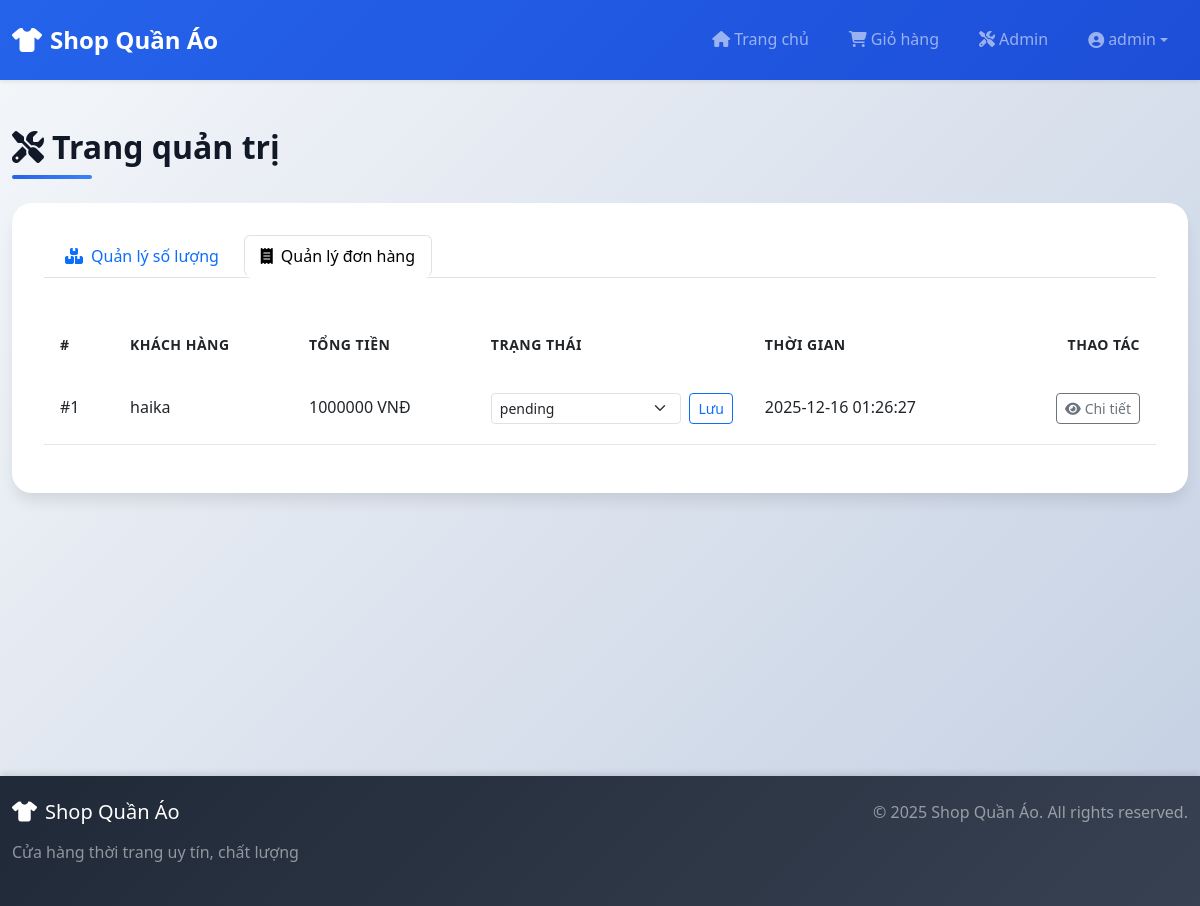
Page /admin/orders (signed in) on the committed database.
### tables this page shows
CREATE TABLE orders (
        id INTEGER PRIMARY KEY AUTOINCREMENT,
        user_id INTEGER,        -- người mua
        total_amount INTEGER,   -- tổng tiền đơn hàng
        created_at TEXT,        -- thời gian tạo
        status TEXT DEFAULT 'completed', -- trạng thái đơn
        FOREIGN KEY (user_id) REFERENCES users(id)
    );

CREATE TABLE users (
        id INTEGER PRIMARY KEY AUTOINCREMENT,
        fullname TEXT,
        email TEXT,
        phone TEXT,
        address TEXT,
        username TEXT UNIQUE,
        password TEXT,
        role TEXT DEFAULT 'user'   -- 'admin' hoặc 'user'
    );

### app.py (the view)
@app.route("/admin/orders")
def admin_orders():
    if session.get("role") != "admin":
        return "URL không khả dụng - bạn không có quyền truy cập trang quản trị.", 403
    conn = get_db()
    c = conn.cursor()
    c.execute(
        """
        SELECT o.id, o.total_amount, o.created_at, o.status, u.username
        FROM orders o
        JOIN users u ON o.user_id = u.id
        ORDER BY o.created_at DESC
        """
    )
    orders = c.fetchall()
    return render_template("admin_orders.html", orders=orders, active_tab="orders")

### app.py (called while the page is built)
def get_db():
    if 'db' not in g:
        g.db = sqlite3.connect(current_app.config['DATABASE'])
        g.db.row_factory = sqlite3.Row
    return g.db

### templates/admin_orders.html
{% extends "base.html" %}
{% block content %}
<div class="admin-header mb-4">
    <h2 class="section-title">
        <i class="fas fa-tools me-2"></i>Trang quản trị
    </h2>
    <div class="section-divider"></div>
</div>
<div class="admin-container">
    <ul class="nav nav-tabs mb-4" role="tablist">
        <li class="nav-item" role="presentation">
            <a class="nav-link {% if active_tab == 'inventory' %}active{% endif %}" href="/admin">
                <i class="fas fa-boxes me-2"></i>Quản lý số lượng
            </a>
        </li>
        <li class="nav-item" role="presentation">
            <a class="nav-link {% if active_tab == 'orders' %}active{% endif %}" href="/admin/orders">
                <i class="fas fa-receipt me-2"></i>Quản lý đơn hàng
            </a>
        </li>
    </ul>
    {% if orders %}
    <div class="table-responsive">
        <table class="table admin-table">
            <thead>
            <tr>
                <th>#</th>
                <th>Khách hàng</th>
                <th>Tổng tiền</th>
                <th>Trạng thái</th>
                <th>Thời gian</th>
                <th class="text-end">Thao tác</th>
            </tr>
            </thead>
            <tbody>
            {% for o in orders %}
            <tr>
                <td>#{{ o['id'] }}</td>
                <td>{{ o['username'] }}</td>
                <td>{{ o['total_amount']|int }} VNĐ</td>
                <td>
                    <form method="post" action="/admin/orders/{{ o['id'] }}/status" class="d-flex align-items-center gap-2">
                        <select name="status" class="form-select form-select-sm">
                            {% set statuses = ['pending', 'processing', 'completed', 'cancelled'] %}
                            {% for st in statuses %}
                                <option value="{{ st }}" {% if o['status'] == st %}selected{% endif %}>{{ st }}</option>
                            {% endfor %}
                        </select>
                        <button type="submit" class="btn btn-sm btn-outline-primary">
                            Lưu
                        </button>
                    </form>
                </td>
                <td>{{ o['created_at'] }}</td>
                <td class="text-end">
                    <a href="/admin/orders/{{ o['id'] }}" class="btn btn-sm btn-outline-secondary">
                        <i class="fas fa-eye me-1"></i>Chi tiết
                    </a>
                </td>
            </tr>
            {% endfor %}
            </tbody>
        </table>
    </div>
    {% else %}
    <p class="text-muted">Chưa có đơn hàng nào.</p>
    {% endif %}
</div>
{% endblock %}

### static/css/style.css (style rules this page uses)
:root { --primary-color: #2563eb; --primary-dark: #1d4ed8; --primary-light: #3b82f6; --secondary-color: #10b981; --danger-color: #ef4444; --warning-color: #f59e0b; --dark-color: #1f2937; --light-color: #f9fafb; --border-color: #e5e7eb; --text-dark: #111827; --text-muted: #6b7280; --shadow-sm: 0 1px 2px 0 rgba(0, 0, 0, 0.05); --shadow-md: 0 4px 6px -1px rgba(0, 0, 0, 0.1); --shadow-lg: 0 10px 15px -3px rgba(0, 0, 0, 0.1); --shadow-xl: 0 20px 25px -5px rgba(0, 0, 0, 0.1); --transition: all 0.3s ease; }
* { margin: 0; padding: 0; box-sizing: border-box; }
body { font-family: 'Segoe UI', Tahoma, Geneva, Verdana, sans-serif; background: linear-gradient(135deg, #f5f7fa 0%, #c3cfe2 100%); min-height: 100vh; color: var(--text-dark); line-height: 1.6; }
.nav-link { font-weight: 500; transition: var(--transition); padding: 0.5rem 1rem !important; border-radius: 8px; margin: 0 0.25rem; }
.products-header, .cart-header, .admin-header { margin-bottom: 2rem; }
.section-title { font-size: 2rem; font-weight: 700; color: var(--text-dark); margin-bottom: 0.5rem; }
.section-divider { height: 4px; width: 80px; background: linear-gradient(90deg, var(--primary-color), var(--primary-light)); border-radius: 2px; margin-top: 0.5rem; }
.admin-container { background: #fff; border-radius: 20px; padding: 2rem; box-shadow: var(--shadow-lg); }
.admin-table { margin-top: 1rem; }
.admin-table thead { background: linear-gradient(135deg, var(--primary-color), var(--primary-light)); color: #fff; }
.admin-table thead th { border: none; padding: 1rem; font-weight: 600; text-transform: uppercase; font-size: 0.875rem; letter-spacing: 0.5px; }
.admin-table tbody tr { transition: var(--transition); border-bottom: 1px solid var(--border-color); }
.admin-table tbody td { padding: 1.25rem 1rem; vertical-align: middle; }
html { scroll-behavior: smooth; }

### rows in the picture
orders: id "1", username "haika", total_amount "1000000", status "pending", created_at "2025-12-16 01:26:27"

### other values in the picture
{{ session['user'] }} "admin"
